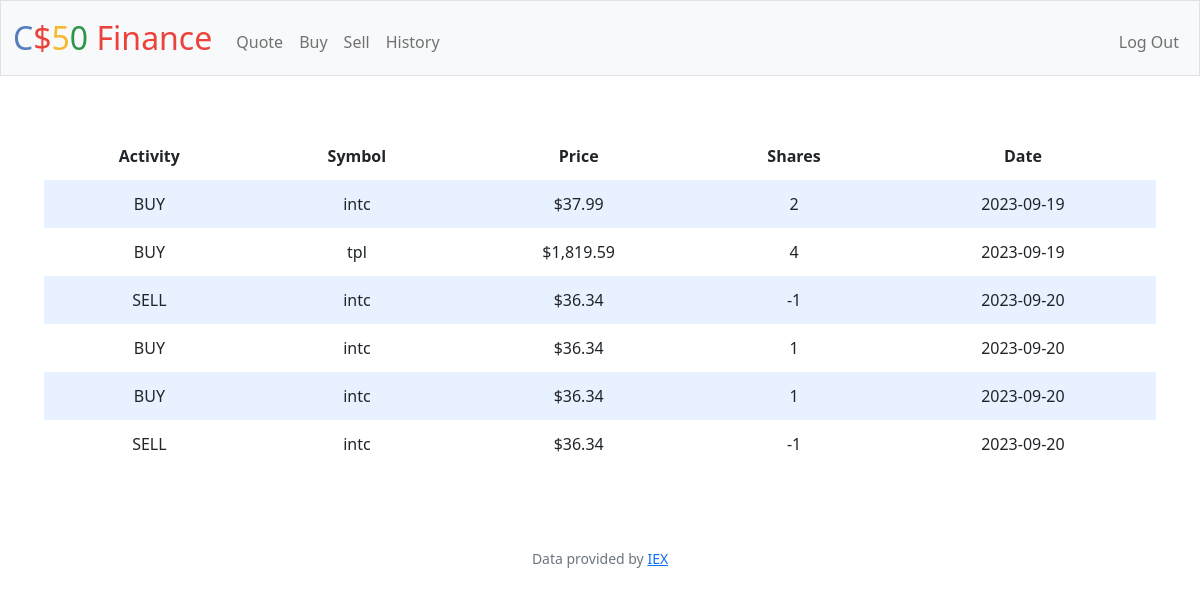
The app's page /history (signed in) with its own data.
### tables this page shows
CREATE TABLE transactions(
id INTEGER,
user_id INTEGER,
username TEXT,
cash NUMERIC,
stock TEXT,
stock_price FLOAT,
shares NUMERIC,
activity TEXT,
activity_date DATE,
PRIMARY KEY(id),
FOREIGN KEY(user_id) REFERENCES users(id)
);

### app.py (the view)
@app.route("/history")
@login_required
def history():
    user = session.get("user_id")
    user_data = {}
    data_history = db.execute(
        "SELECT activity, stock, stock_price, shares, activity_date FROM transactions WHERE user_id=?",
        user,
    )
    return render_template("history.html", data_history=data_history)

### app.py (called while the page is built)
@app.after_request
def after_request(response):
    response.headers["Cache-Control"] = "no-cache, no-store, must-revalidate"
    response.headers["Expires"] = 0
    response.headers["Pragma"] = "no-cache"
    return response

### helpers.py (called while the page is built)
def login_required(f):
    @wraps(f)
    def decorated_function(*args, **kwargs):
        if session.get("user_id") is None:
            return redirect("/login")
        return f(*args, **kwargs)
    return decorated_function

def usd(value):
    return f"${value:,.2f}"

### templates/history.html (shortened to what this page needs)
{% extends "layout.html" %}
{% block main %}
    <div class="section">
        <table>
            <thead>
                <tr>
                    <th>Activity</th>
                    <th>Symbol</th>
                    <th>Price</th>
                    <th>Shares</th>
                    <th>Date</th>
                </tr>
            </thead>
            <tbody>
                {% for data_history in data_history %}
                    <tr>
                        <td>{{ data_history.activity }}</td>
                        <td>{{ data_history.stock }}</td>
                        <td>{{ data_history.stock_price | usd }}</td>
                        <td>{{ data_history.shares }}</td>
                        <td>{{ data_history.activity_date }}</td>
                    </tr>
                {% endfor %}
            </tbody>
        </table>
    </div>
{% endblock %}

### templates/layout.html (shortened to what this page needs)
<!DOCTYPE html>
<html lang="en">
    <head>
        <link href="https://cdn.jsdelivr.net/npm/bootstrap@5.1.3/dist/css/bootstrap.min.css" rel="stylesheet">
        <link href="/static/styles.css" rel="stylesheet">
    </head>
    <body>
        <nav class="bg-light border navbar navbar-expand-md navbar-light">
            <div class="container-fluid">
                <a class="navbar-brand" href="/"><span class="blue">C</span><span class="red">$</span><span class="yellow">5</span><span class="green">0</span> <span class="red">Finance</span></a>
                <div class="collapse navbar-collapse" id="navbar">
                    {% if session["user_id"] %}
                        <ul class="navbar-nav me-auto mt-2">
                            <li class="nav-item"><a class="nav-link" href="/quote">Quote</a></li>
                            <li class="nav-item"><a class="nav-link" href="/buy">Buy</a></li>
                            <li class="nav-item"><a class="nav-link" href="/sell">Sell</a></li>
                            <li class="nav-item"><a class="nav-link" href="/history">History</a></li>
                        </ul>
                        <ul class="navbar-nav ms-auto mt-2">
                            <li class="nav-item"><a class="nav-link" href="/logout">Log Out</a></li>
                        </ul>
                    {% else %}
                        <ul class="navbar-nav ms-auto mt-2">
                            <li class="nav-item"><a class="nav-link" href="/register">Register</a></li>
                            <li class="nav-item"><a class="nav-link" href="/login">Log In</a></li>
                        </ul>
                    {% endif %}
                </div>
            </div>
        </nav>
        <main class="container-fluid py-5 text-center">
            {% block main %}{% endblock %}
        </main>
        <footer class="mb-5 small text-center text-muted">
            Data provided by <a href="https://iexcloud.io/">IEX</a>
        </footer>
    </body>
</html>

### static/styles.css (style rules this page uses)
nav .navbar-brand { font-size: xx-large; }
nav .navbar-brand .blue { color: #537fbe; }
nav .navbar-brand .red { color: #ea433b; }
nav .navbar-brand .yellow { color: #f5b82e; }
nav .navbar-brand .green { color: #2e944b; }
.section { padding-bottom: 1rem; padding-left: 2rem; padding-right: 2rem; padding-top: 0.5rem; }
table { background-color: transparent; margin-bottom: 1rem; width: 100%; }
table th, table td { padding: 0.75rem; vertical-align: middle; }
tbody tr:nth-of-type(odd) { background-color: rgb(179, 208, 255, 0.3) }

### records on screen
transactions: activity "BUY", stock "intc", stock_price "$37.99", shares "2", activity_date "2023-09-19"
transactions: activity "BUY", stock "tpl", stock_price "$1,819.59", shares "4", activity_date "2023-09-19"
transactions: activity "SELL", stock "intc", stock_price "$36.34", shares "-1", activity_date "2023-09-20"
transactions: activity "BUY", stock "intc", stock_price "$36.34", shares "1", activity_date "2023-09-20"
transactions: activity "BUY", stock "intc", stock_price "$36.34", shares "1", activity_date "2023-09-20"
transactions: activity "SELL", stock "intc", stock_price "$36.34", shares "-1", activity_date "2023-09-20"
